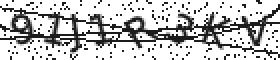
#> input picture captchas/some6.png, 140 x 30 px (shown 2 times larger)
$ python understand_captchas.py   (older library calls are emulated)
#> lines starting #> are read from the running program, lines starting #| are printed output that depends on the picture
### captcha/captcha/image.py
# coding: utf-8
"""
    captcha.image
    ~~~~~~~~~~~~~

    Generate Image CAPTCHAs, just the normal image CAPTCHAs you are using.
"""

import os
import random
import numpy as np
import matplotlib.pyplot as plt
from PIL import Image
from PIL import ImageFilter
from PIL.ImageDraw import Draw
from PIL.ImageFont import truetype
try:
    from cStringIO import StringIO as BytesIO
except ImportError:
    from io import BytesIO
try:
    from wheezy.captcha import image as wheezy_captcha
except ImportError:
    wheezy_captcha = None

DATA_DIR = os.path.join(os.path.abspath(os.path.dirname(__file__)), 'data')
DEFAULT_FONTS = [os.path.join(DATA_DIR, 'DroidSansMono.ttf')]
#DEFAULT_FONTS = [os.path.join(DATA_DIR, 'VeraMono.ttf')]

print(DEFAULT_FONTS)

if wheezy_captcha:
    __all__ = ['ImageCaptcha', 'WheezyCaptcha']
else:
    __all__ = ['ImageCaptcha']


table  =  []
for  i  in  range( 256 ):
    table.append( i * 1.97 )


class _Captcha(object):
    # [21 lines left out: functions generate, write, not called in this run]


class WheezyCaptcha(_Captcha):
    """Create an image CAPTCHA with wheezy.captcha."""
    # [23 lines left out: functions __init__, generate_image, not called in this run]


class ImageCaptcha(_Captcha):
    """Create an image CAPTCHA.

    Many of the codes are borrowed from wheezy.captcha, with a modification
    for memory and developer friendly.

    ImageCaptcha has one built-in font, DroidSansMono, which is licensed under
    Apache License 2. You should always use your own fonts::

        captcha = ImageCaptcha(fonts=['/path/to/A.ttf', '/path/to/B.ttf'])

    You can put as many fonts as you like. But be aware of your memory, all of
    the fonts are loaded into your memory, so keep them a lot, but not too
    many.

    :param width: The width of the CAPTCHA image.
    :param height: The height of the CAPTCHA image.
    :param fonts: Fonts to be used to generate CAPTCHA images.
    :param font_sizes: Random choose a font size from this parameters.
    """
    # [184 lines left out: functions __init__, truefonts, create_noise_curve, create_noise_dots, create_captcha_image, generate_image and 1 more, not called in this run]

### understand_captchas.py
from PIL import Image, ImageFilter
import matplotlib.pyplot as plt
import numpy as np
from captcha.image import ImageCaptcha

im = Image.open("captchas/some6.png")
#> im is the input picture: PIL image 140x30 RGB; min 28, max 255, mean 194.5
grey_im = im.convert('L')

# find arcs
a = np.array(grey_im)
b = np.ones_like(a)*255

# image = ImageCaptcha(width=140, height=30, font_sizes=[14,14,14])
# data = image.generate('1234AF')

# print(data)

fig, ax = plt.subplots(3)
ax[0].imshow(im)
ax[1].imshow(grey_im, cmap='Greys_r')
ax[2].imshow(b, cmap='Greys_r')
plt.show()
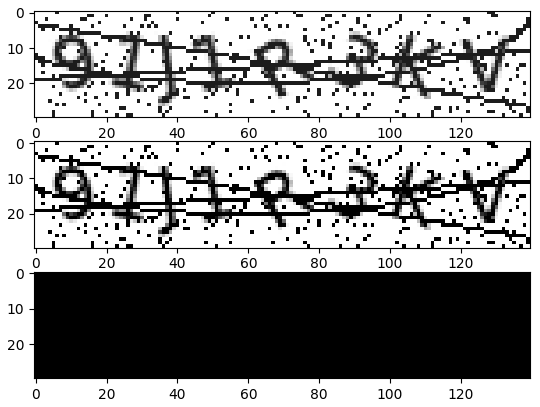
#> figure drawn by matplotlib, 3 panels

$ run again, with captchas/some1.png copied over captchas/some6.png
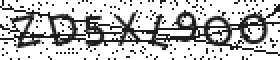
#> input picture captchas/some1.png, 140 x 30 px (shown 2 times larger)
#> im is the input picture: PIL image 140x30 RGB; min 28, max 255, mean 190.9
#> `plt.show()`:
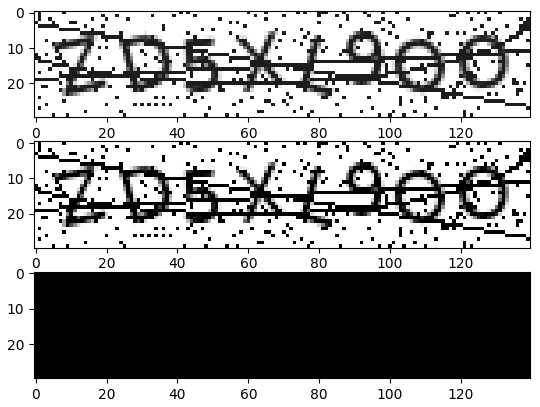
#> figure drawn by matplotlib, 3 panels

$ run again, with captchas/some101.png copied over captchas/some6.png
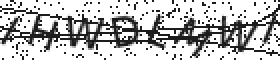
#> input picture captchas/some101.png, 140 x 30 px (shown 2 times larger)
#> im is the input picture: PIL image 140x30 RGB; min 28, max 255, mean 189.8
#> `plt.show()`:
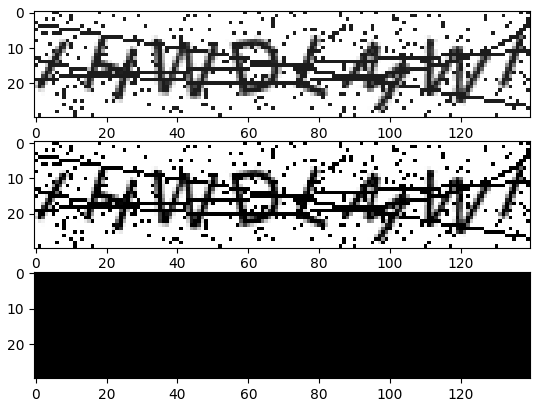
#> figure drawn by matplotlib, 3 panels

$ run again, with captchas/some102.png copied over captchas/some6.png
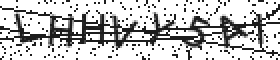
#> input picture captchas/some102.png, 140 x 30 px (shown 2 times larger)
#> im is the input picture: PIL image 140x30 RGB; min 28, max 255, mean 194.8
#> `plt.show()`:
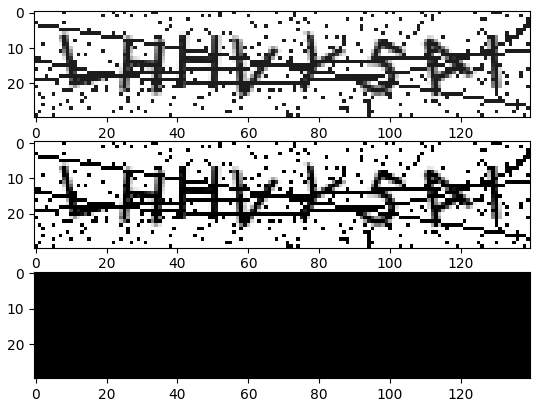
#> figure drawn by matplotlib, 3 panels
